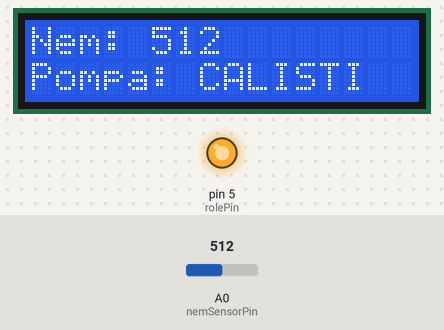
This sketch was run on a simulated Arduino Uno, built with avr-gcc and run on an emulated ATmega328P. Shown: 16×2 character LCD, output pins drawn as LEDs (lit = HIGH). The inputs (shaded band) are chosen by the test bench; at power-on: A0 (nemSensorPin) = 512. What the sketch prints to the serial monitor is not drawn.

Above: at 3.2 s.
3.3 s: A0 (nemSensorPin) set to 490
At 4.8 s:
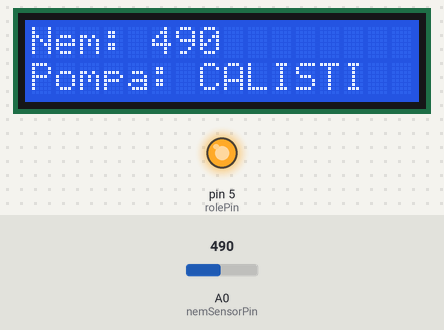
5.1 s: A0 (nemSensorPin) set to 518
At 7.6 s:
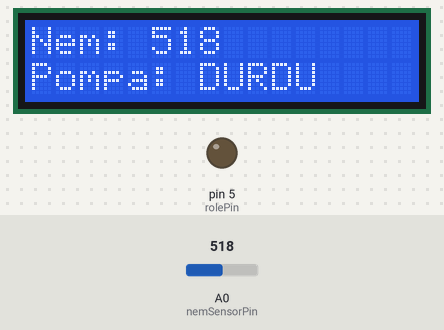
8.2 s: A0 (nemSensorPin) set to 511
At 8.7 s:
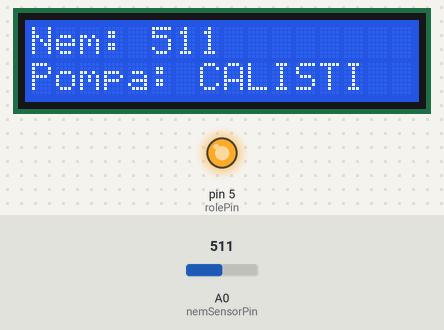
Timing chart, 0 to 14.9 s (numbered marks = the images above; inputs shaded):
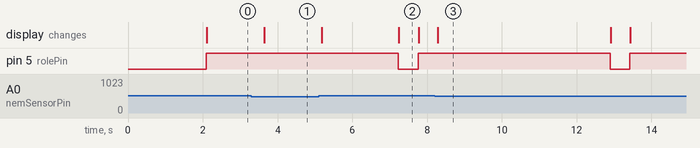

The sketch:

SulamaSistemi.ino
```cpp
#include <Wire.h>
#include <LiquidCrystal_I2C.h>

LiquidCrystal_I2C lcd(0x27, 16, 2);

const int rolePin = 5;
const int nemSensorPin = A0;
const int nemEsik = 500;
const unsigned long pompaCalismaSuresi = 5000;

bool pompaCalisiyor = false;
unsigned long pompaBaslangicZamani = 0;

void setup() {
  pinMode(rolePin, OUTPUT);
  digitalWrite(rolePin, LOW);

  lcd.init();
  lcd.backlight();

  Serial.begin(9600);
  lcd.setCursor(0, 0);
  lcd.print("Sulama Sistemi");
  delay(2000);
  lcd.clear();
}

void loop() {
  int nemDegeri = analogRead(nemSensorPin);
  Serial.print("Nem: ");
  Serial.println(nemDegeri);

  lcd.setCursor(0, 0);
  lcd.print("Nem: ");
  lcd.print(nemDegeri);
  lcd.print("    ");

  if (!pompaCalisiyor && nemDegeri > nemEsik) {
    digitalWrite(rolePin, HIGH);
    pompaBaslangicZamani = millis();
    pompaCalisiyor = true;

    lcd.setCursor(0, 1);
    lcd.print("Pompa: CALISTI ");
    Serial.println("Pompa calisti");
  }

  if (pompaCalisiyor && (millis() - pompaBaslangicZamani >= pompaCalismaSuresi)) {
    digitalWrite(rolePin, LOW);
    pompaCalisiyor = false;

    lcd.setCursor(0, 1);
    lcd.print("Pompa: DURDU   ");
    Serial.println("Pompa durdu");
  }

  delay(500);
}
```

Measured:
- the behaviour switches between 500 and 501 on A0 (nemSensorPin) (found by bisection; images 1 and 2)
- after the input at 3.3 s, the display: changes after 0.34 s (image 1)
- after the input at 5.1 s, the display: first changes after 0.08 s (image 2 shows a later state)
- after the input at 8.2 s, the display: changes after 0.09 s (image 3)
- what the display in image 2 shows lasts 0.6 s, from 7.2 s to 7.8 s
